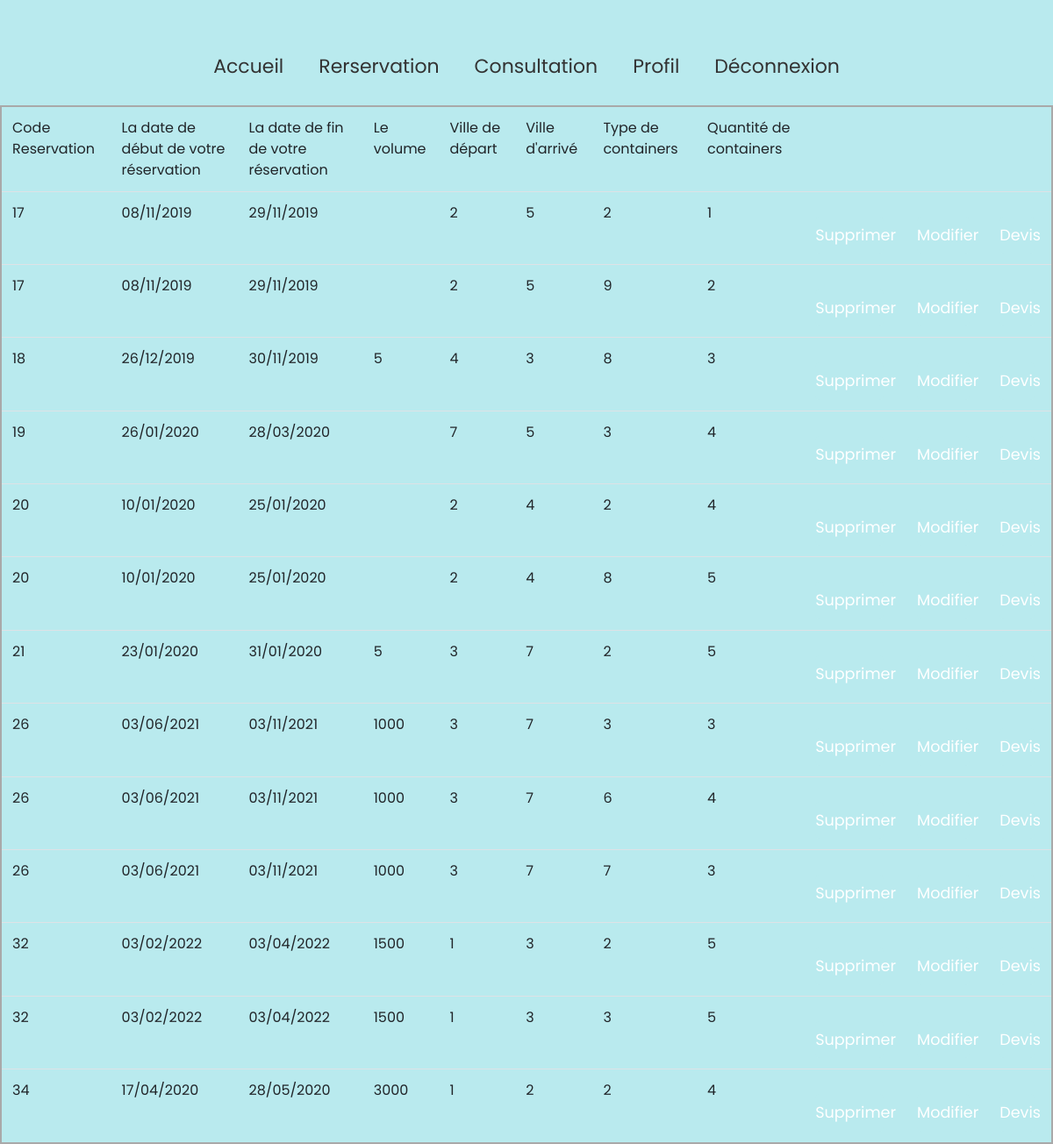
Page /consultation_location.php (signed in) on the committed database.
### tables this page shows
create table reserver
  ( codeReservation INT (100) NOT NULL,
   numTypeContainer INT(6)NOT NULL,
   qteReserver   INT(10),
   primary key (`codeReservation`,`numTypeContainer`),
   FOREIGN KEY (codeReservation)REFERENCES reservation(codeReservation),
   FOREIGN KEY (numTypeContainer)REFERENCES typeContainer(numTypeContainer)
   );

create table reservation
  (codeReservation INT (100)  AUTO_INCREMENT,
  dateDebutReservation BIGINT(20),
  dateFinReservation  BIGINT(20),
  dateReservation BIGINT(20),
  volumeEstime DECIMAL (4),
  codeDevis INT,
  codeVille DECIMAL (6) null,
  codeVilleMiseDisposition INT(10),
  codeVilleRendre INT(10),
  codeUtilisateur INT(6) NOT NULL,
  numeroDeReservation DECIMAL (11),
  etat CHAR (10),
  primary key (`codeReservation`),
  FOREIGN KEY (codeVille) REFERENCES ville(codeVille),
  FOREIGN KEY (codeUtilisateur) REFERENCES utilisateur(codeUtilisateur)
  );

### config.php (called while the page is built, shortened)
<?php
function gestionnaireDeConnexion(){
   try
    {
        $bdd = new PDO("mysql:host=localhost;dbname=tholdi_ppe2;charset=utf8", "root", "");
    }catch (PDOException $err) {
        var_dump($err);
        die;
    }
    return $bdd;
}
function listeRerservation() {
    $bdd = gestionnaireDeConnexion();
    $req = $bdd->prepare('SELECT codeUtilisateur FROM utilisateur WHERE token = ?');
    $req->execute(array($_SESSION['user']));
    $data = $req->fetch();
    $codeUtilisateur = $data['codeUtilisateur'];
    if(!empty($codeUtilisateur)){
        $sql ="(select * from reservation,reserver where reservation.codeReservation=reserver.codeReservation and reservation.codeUtilisateur='$codeUtilisateur')";
        $pdoStatement = $bdd->query($sql);
        $lesReservations = $pdoStatement->fetchAll(PDO::FETCH_ASSOC);
        return $lesReservations;
    }else{
        echo' Vous avez aucune reservation';
    }
}
?>

### consultation_location.php (the view, shortened to what this page needs)
<?php
    require_once 'config.php';
	$colllectionReservation = listeRerservation();
?>
<!DOCTYPE html>
<html>
<head>
    <link rel="stylesheet" href="https://stackpath.bootstrapcdn.com/bootstrap/4.1.0/css/bootstrap.min.css">
    <link rel="stylesheet" type="text/css" href="css/form.css">
</head>
<body>
    <?php
    include_once('header.php');
?>
<div class="flex">
<table class="table">
  <thead>
    <tr>
    <td>Code Reservation</td>
        <td>La date de début de votre réservation</td>
        <td>La date de fin de votre réservation</td>
        <td>Le volume</td>
        <td>Ville de départ</td>
        <td>Ville d'arrivé</td>
       <td>Type de containers</td>
      <td>Quantité de containers</td>
    </tr>
  </thead>
  <tbody>
    <tr>
    <?php
       $collectionReservation = listeRerservation();
            foreach ($collectionReservation as $lesReservations) :
                ?>
            <tr>
                <td><?php echo $lesReservations["codeReservation"]; ?></td>
                    <td> <?php echo date('d/m/Y',$lesReservations["dateDebutReservation"])?></td>
                    <td><?php echo date('d/m/Y',$lesReservations["dateFinReservation"]); ?></td>
                    <td><?php echo $lesReservations["volumeEstime"]; ?></td>
                     <td><?php echo $lesReservations["codeVilleMiseDisposition"]; ?></td>
                     <td><?php echo $lesReservations["codeVilleRendre"]; ?></td>
                     <td><?php echo $lesReservations["numTypeContainer"]; ?></td>
                     <td><?php echo $lesReservations["qteReserver"]; ?></td>
                     <td><form action="delete.php" method='post'><button>Supprimer</button></form></td>
                     <td><form action="SaisirUpdate.php" method='post'><button>Modifier</button></form></td>
                     <td><form action="pdf.php" method='post'><button>Devis</button></form></td>
                <?php endforeach; ?>
            </tr>
  </tbody>
</table>
</div>
</body>
</html>

### header.php
<nav>
    <a href="landing.php">Accueil</a>
    <a href="reservation.php">Rerservation</a>
    <a href="consultation_location.php">Consultation</a>
    <a href="profil.php">Profil</a>
    <a href="deconnexion.php">Déconnexion</a>
</nav>

### css/form.css (style rules this page uses)
* { margin: 0; padding: 0; box-sizing: border-box; font-family: "Poppins", sans-serif; }
body { background: rgb(185, 234, 238); }
nav { position: absolute; position: fixed; z-index: 100; width: 100%; height: 150px; display: flex; justify-content: center; align-items: center; }
nav a { text-decoration: none; font-size: 22px; padding: 0 20px; color: #333; cursor: pointer; }
.flex { width: 100%; height: 100vh; min-height: 500px; padding-top: 10%; justify-content: center; }
button { font-size: 1.1rem; margin-top: 1rem; padding: 8px 0; border-radius: 5px; outline: none; border: none; width: 85%; background: rgb(185, 234, 238); color: #fff; cursor: pointer; }
.flex { width: 100%; height: 100vh; min-height: 500px; min-width: 500px; padding-top: 10%; justify-content: center; }
.table { border: 2px solid darkgrey; margin-right: 50px; }

### rows in the picture
reserver: codeReservation "17", codeReservation.dateDebutReservation "08/11/2019", codeReservation.dateFinReservation "29/11/2019", codeReservation.codeVilleMiseDisposition "2", codeReservation.codeVilleRendre "5", numTypeContainer "2", qteReserver "1"
reserver: codeReservation "17", codeReservation.dateDebutReservation "08/11/2019", codeReservation.dateFinReservation "29/11/2019", codeReservation.codeVilleMiseDisposition "2", codeReservation.codeVilleRendre "5", numTypeContainer "9", qteReserver "2"
reserver: codeReservation "18", codeReservation.dateDebutReservation "26/12/2019", codeReservation.dateFinReservation "30/11/2019", codeReservation.volumeEstime "5", codeReservation.codeVilleMiseDisposition "4", codeReservation.codeVilleRendre "3", numTypeContainer "8", qteReserver "3"
reserver: codeReservation "19", codeReservation.dateDebutReservation "26/01/2020", codeReservation.dateFinReservation "28/03/2020", codeReservation.codeVilleMiseDisposition "7", codeReservation.codeVilleRendre "5", numTypeContainer "3", qteReserver "4"
reserver: codeReservation "20", codeReservation.dateDebutReservation "10/01/2020", codeReservation.dateFinReservation "25/01/2020", codeReservation.codeVilleMiseDisposition "2", codeReservation.codeVilleRendre "4", numTypeContainer "2", qteReserver "4"
reserver: codeReservation "20", codeReservation.dateDebutReservation "10/01/2020", codeReservation.dateFinReservation "25/01/2020", codeReservation.codeVilleMiseDisposition "2", codeReservation.codeVilleRendre "4", numTypeContainer "8", qteReserver "5"
reserver: codeReservation "21", codeReservation.dateDebutReservation "23/01/2020", codeReservation.dateFinReservation "31/01/2020", codeReservation.volumeEstime "5", codeReservation.codeVilleMiseDisposition "3", codeReservation.codeVilleRendre "7", numTypeContainer "2", qteReserver "5"
reserver: codeReservation "26", codeReservation.dateDebutReservation "03/06/2021", codeReservation.dateFinReservation "03/11/2021", codeReservation.volumeEstime "1000", codeReservation.codeVilleMiseDisposition "3", codeReservation.codeVilleRendre "7", numTypeContainer "3", qteReserver "3"
reserver: codeReservation "26", codeReservation.dateDebutReservation "03/06/2021", codeReservation.dateFinReservation "03/11/2021", codeReservation.volumeEstime "1000", codeReservation.codeVilleMiseDisposition "3", codeReservation.codeVilleRendre "7", numTypeContainer "6", qteReserver "4"
reserver: codeReservation "26", codeReservation.dateDebutReservation "03/06/2021", codeReservation.dateFinReservation "03/11/2021", codeReservation.volumeEstime "1000", codeReservation.codeVilleMiseDisposition "3", codeReservation.codeVilleRendre "7", numTypeContainer "7", qteReserver "3"
reserver: codeReservation "32", codeReservation.dateDebutReservation "03/02/2022", codeReservation.dateFinReservation "03/04/2022", codeReservation.volumeEstime "1500", codeReservation.codeVilleMiseDisposition "1", codeReservation.codeVilleRendre "3", numTypeContainer "2", qteReserver "5"
reserver: codeReservation "32", codeReservation.dateDebutReservation "03/02/2022", codeReservation.dateFinReservation "03/04/2022", codeReservation.volumeEstime "1500", codeReservation.codeVilleMiseDisposition "1", codeReservation.codeVilleRendre "3", numTypeContainer "3", qteReserver "5"
reserver: codeReservation "34", codeReservation.dateDebutReservation "17/04/2020", codeReservation.dateFinReservation "28/05/2020", codeReservation.volumeEstime "3000", codeReservation.codeVilleMiseDisposition "1", codeReservation.codeVilleRendre "2", numTypeContainer "2", qteReserver "4"
